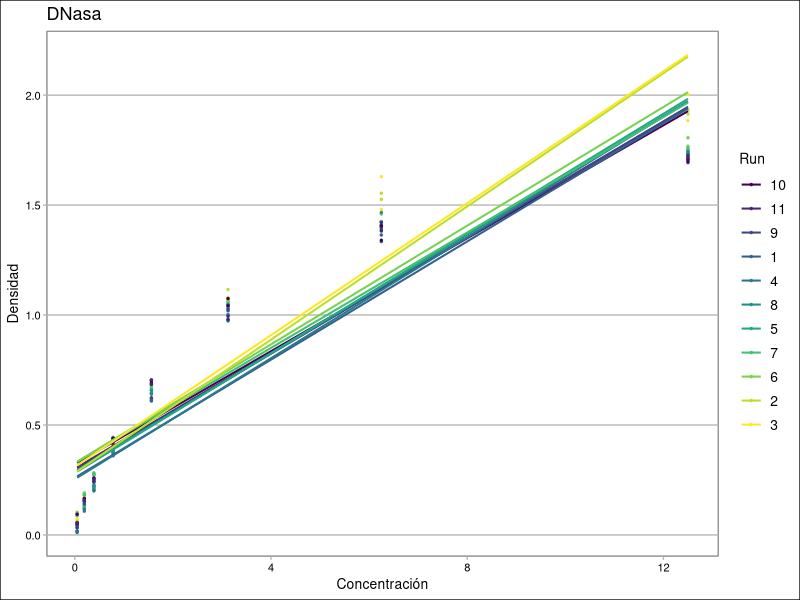
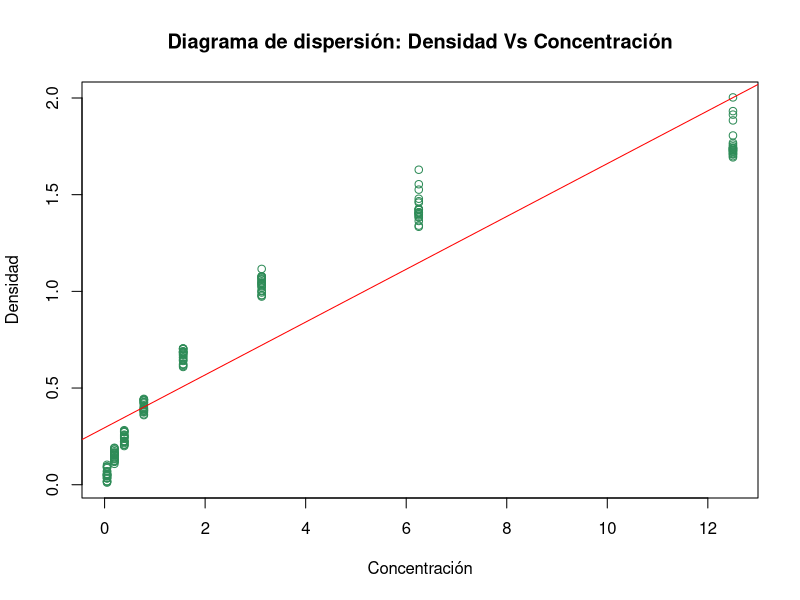
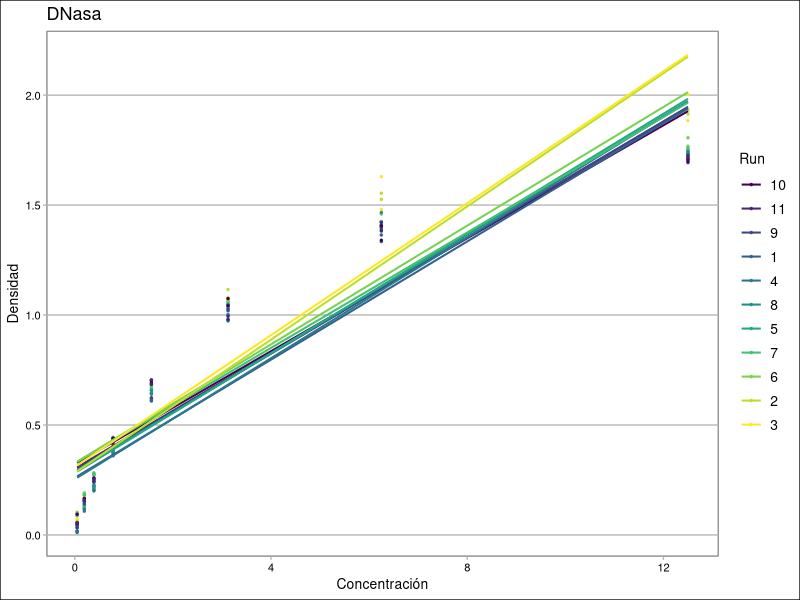

Recreate these plots in R, in order. (Note: this script raises an error after producing the figures.)
## ---- chunk 1
knitr::opts_chunk$set(echo = TRUE)
## ---- chunk 2
data("DNase")
## ---- chunk 3
clase <- read.csv("clase_resumen.csv")
## ---- chunk 4
jpeg(filename="graf_resum_1A.jpg", width = 500, height = 500)
plot(DNase$conc, DNase$density, main = "Diagrama de dispersión: Densidad Vs Concentración", xlab = "Concentración", ylab = "Densidad", col="seagreen")
regresion <- lm(DNase$density~DNase$conc)
abline(regresion, col="red")
dev.off()
## ---- chunk 5
library(ggplot2)
library(ggthemes)
ggplot(DNase, aes(x=conc, y=density, col=Run)) + geom_point(size=0.5) + geom_smooth(method="lm", se=F, size=0.7) + ggtitle("DNasa") + labs(x = "Concentración", y = "Densidad") + theme_calc() 
ggsave("DNase_1B.png")
## ---- chunk 6
jpeg(filename="graf_2A.jpg", width = 500, height = 500)
plot(clase$grupo, main = "Alumnos por grupo", xlab = "Grupo", ylab = "Cantidad", col = c("green4", "red4", "yellow3"))
dev.off()
## ---- chunk 7
ggplot(clase, aes(x=grupo, fill=grupo)) + geom_bar() + ggtitle("Alumnos por grupo") + labs(x="Notas medias", y="Grupos") + theme_igray()
ggsave("notas_ggbar.png")
## ---- chunk 8
jpeg(filename="boxplot_2B.jpg", width = 500, height = 500)
boxplot(clase$notas_medias ~ clase$grupo, main = "Notas medias por grupo", xlab = "Grupo", ylab = "Notas medias", col = c("steelblue", "yellowgreen", "seagreen"))
dev.off()
## ---- chunk 9
ggplot(clase, aes(x=notas_medias, y=grupo, fill=grupo)) + geom_boxplot() + ggtitle("Notas medias por grupo") + labs(x="Grupos", y="Notas medias") + theme_excel_new()
ggsave("boxplot_2Bgg.jpg")
## ---- chunk 10
ggplot(clase, aes(x=notas_medias, fill=grupo, alpha=0.1)) + geom_density() + ggtitle("Distribuición de las notas medias por clase") + labs(x = "Notas medias", y = "Densidad") + theme_few()
ggsave("clase_2C.png")
